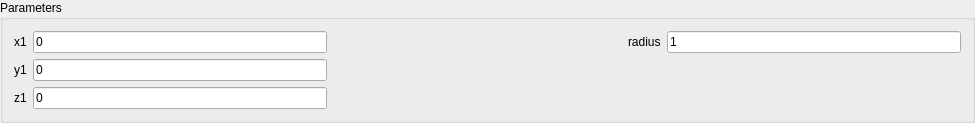
<?xml version="1.0" encoding="UTF-8"?>
<ui version="4.0">
 <class>SphereWidget</class>
 <widget class="QWidget" name="SphereWidget">
  <property name="geometry">
   <rect>
    <x>0</x>
    <y>0</y>
    <width>975</width>
    <height>118</height>
   </rect>
  </property>
  <property name="windowTitle">
   <string>SphereWidget</string>
  </property>
  <layout class="QVBoxLayout" name="verticalLayout">
   <property name="spacing">
    <number>0</number>
   </property>
   <property name="leftMargin">
    <number>0</number>
   </property>
   <property name="topMargin">
    <number>0</number>
   </property>
   <property name="rightMargin">
    <number>0</number>
   </property>
   <property name="bottomMargin">
    <number>0</number>
   </property>
   <item>
    <widget class="QGroupBox" name="groupBox">
     <property name="title">
      <string>Parameters</string>
     </property>
     <layout class="QGridLayout" name="gridLayout">
      <item row="0" column="3">
       <widget class="QLabel" name="label_6">
        <property name="text">
         <string>radius</string>
        </property>
       </widget>
      </item>
      <item row="0" column="1">
       <widget class="QLineEdit" name="lineEdit_x1">
        <property name="text">
         <string>0</string>
        </property>
       </widget>
      </item>
      <item row="2" column="1">
       <widget class="QLineEdit" name="lineEdit_z1">
        <property name="text">
         <string>0</string>
        </property>
       </widget>
      </item>
      <item row="0" column="0">
       <widget class="QLabel" name="label_2">
        <property name="text">
         <string>x1</string>
        </property>
       </widget>
      </item>
      <item row="2" column="0">
       <widget class="QLabel" name="label_4">
        <property name="text">
         <string>z1</string>
        </property>
       </widget>
      </item>
      <item row="0" column="2">
       <spacer name="horizontalSpacer_2">
        <property name="orientation">
         <enum>Qt::Horizontal</enum>
        </property>
        <property name="sizeHint" stdset="0">
         <size>
          <width>40</width>
          <height>20</height>
         </size>
        </property>
       </spacer>
      </item>
      <item row="0" column="4">
       <widget class="QLineEdit" name="lineEdit_radius">
        <property name="text">
         <string>1</string>
        </property>
       </widget>
      </item>
      <item row="1" column="1">
       <widget class="QLineEdit" name="lineEdit_y1">
        <property name="text">
         <string>0</string>
        </property>
       </widget>
      </item>
      <item row="1" column="0">
       <widget class="QLabel" name="label_3">
        <property name="text">
         <string>y1</string>
        </property>
       </widget>
      </item>
     </layout>
    </widget>
   </item>
  </layout>
 </widget>
 <layoutdefault spacing="6" margin="11"/>
 <resources/>
 <connections/>
</ui>
